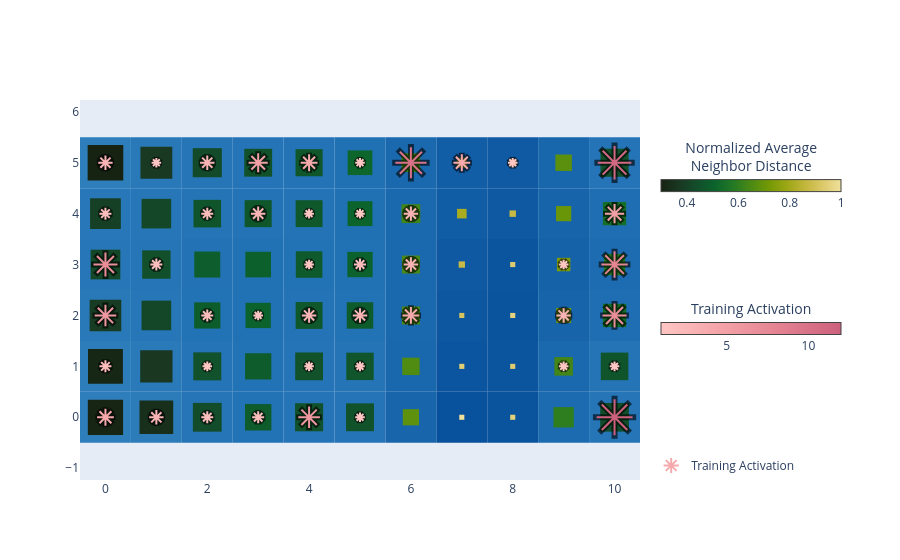

Source (notebook cell):
### Code cell
basin.pond() \
    .pad_layer() \
    .petal_layer() \
    .visualize();

### Figure 1 — Plotly figure (JSON) as saved in the notebook; plotly's stock layout.template omitted (floating-point values rounded to 4 significant figures)
{"data": [{"hoverinfo": "none", "marker": {"cmax": 1, "cmin": 0.3, "color": [0.3], "colorbar": {"len": 200, "lenmode": "pixels", "orientation": "h", "thickness": 12, "title": {"side": "top", "text": "Normalized Average<br>Neighbor Distance"}, "x": 1.02, "xanchor": "left", "y": 0.8, "yanchor": "middle"}, "colorscale": [[0, "rgb(23, 35, 18)"], [0.1, "rgb(25, 56, 34)"], [0.2, "rgb(18, 78, 43)"], [0.3, "rgb(11, 100, 44)"], [0.4, "rgb(35, 121, 36)"], [0.5, "rgb(75, 138, 20)"], [0.6, "rgb(116, 153, 5)"], [0.7, "rgb(157, 167, 21)"], [0.8, "rgb(194, 182, 59)"], [0.9, "rgb(221, 201, 106)"], [1, "rgb(239, 225, 156)"]], "showscale": true}, "mode": "markers", "showlegend": false, "type": "scatter", "x": [null], "y": [null]}, {"legendgroup": "petal", "marker": {"color": "black", "line": {"color": "black", "width": 6}, "opacity": 0.6, "size": [16.8, 14.4, 12.0, 12.0, 21.6, 9.6, 36.0, 12.0, 9.6, 9.6, 9.6, 9.6, 9.6, 21.6, 12.0, 9.6, 14.4, 14.4, 16.8, 14.4, 24.0, 24.0, 12.0, 9.6, 12.0, 14.4, 9.6, 26.4, 12.0, 12.0, 14.4, 9.6, 9.6, 14.4, 19.2, 14.4, 9.6, 14.4, 19.2, 16.8, 9.6, 31.2, 16.8, 9.6, 33.6], "symbol": "asterisk"}, "mode": "markers", "name": "Training Activation", "showlegend": false, "type": "scatter", "x": [0.0, 1.0, 2.0, 3.0, 4.0, 5.0, 10.0, 0.0, 2.0, 4.0, 5.0, 9.0, 10.0, 0.0, 2.0, 3.0, 4.0, 5.0, 6.0, 9.0, 10.0, 0.0, 1.0, 4.0, 5.0, 6.0, 9.0, 10.0, 0.0, 2.0, 3.0, 4.0, 5.0, 6.0, 10.0, 0.0, 1.0, 2.0, 3.0, 4.0, 5.0, 6.0, 7.0, 8.0, 10.0], "y": [0.0, 0.0, 0.0, 0.0, 0.0, 0.0, 0.0, 1.0, 1.0, 1.0, 1.0, 1.0, 1.0, 2.0, 2.0, 2.0, 2.0, 2.0, 2.0, 2.0, 2.0, 3.0, 3.0, 3.0, 3.0, 3.0, 3.0, 3.0, 4.0, 4.0, 4.0, 4.0, 4.0, 4.0, 4.0, 5.0, 5.0, 5.0, 5.0, 5.0, 5.0, 5.0, 5.0, 5.0, 5.0]}, {"legendgroup": "petal", "marker": {"cmax": 12, "cmin": 1, "color": [4, 3, 2, 2, 6, 1, 12, 2, 1, 1, 1, 1, 1, 6, 2, 1, 3, 3, 4, 3, 7, 7, 2, 1, 2, 3, 1, 8, 2, 2, 3, 1, 1, 3, 5, 3, 1, 3, 5, 4, 1, 10, 4, 1, 11], "colorbar": {"len": 200, "lenmode": "pixels", "orientation": "h", "thickness": 12, "title": {"side": "top", "text": "Training Activation"}, "x": 1.02, "xanchor": "left", "y": 0.4, "yanchor": "middle"}, "colorscale": [[0, "rgb(255, 198, 196)"], [0.3333, "rgb(244, 163, 168)"], [0.6667, "rgb(227, 129, 145)"], [1, "rgb(204, 96, 125)"]], "line": {"color": [4, 3, 2, 2, 6, 1, 12, 2, 1, 1, 1, 1, 1, 6, 2, 1, 3, 3, 4, 3, 7, 7, 2, 1, 2, 3, 1, 8, 2, 2, 3, 1, 1, 3, 5, 3, 1, 3, 5, 4, 1, 10, 4, 1, 11], "colorscale": [[0, "rgb(255, 198, 196)"], [0.3333, "rgb(244, 163, 168)"], [0.6667, "rgb(227, 129, 145)"], [1, "rgb(204, 96, 125)"]], "width": 2}, "opacity": 1, "showscale": true, "size": [14.0, 12.0, 10.0, 10.0, 18.0, 8.0, 30.0, 10.0, 8.0, 8.0, 8.0, 8.0, 8.0, 18.0, 10.0, 8.0, 12.0, 12.0, 14.0, 12.0, 20.0, 20.0, 10.0, 8.0, 10.0, 12.0, 8.0, 22.0, 10.0, 10.0, 12.0, 8.0, 8.0, 12.0, 16.0, 12.0, 8.0, 12.0, 16.0, 14.0, 8.0, 26.0, 14.0, 8.0, 28.0], "symbol": "asterisk"}, "mode": "markers", "name": "Training Activation", "type": "scatter", "x": [0.0, 1.0, 2.0, 3.0, 4.0, 5.0, 10.0, 0.0, 2.0, 4.0, 5.0, 9.0, 10.0, 0.0, 2.0, 3.0, 4.0, 5.0, 6.0, 9.0, 10.0, 0.0, 1.0, 4.0, 5.0, 6.0, 9.0, 10.0, 0.0, 2.0, 3.0, 4.0, 5.0, 6.0, 10.0, 0.0, 1.0, 2.0, 3.0, 4.0, 5.0, 6.0, 7.0, 8.0, 10.0], "y": [0.0, 0.0, 0.0, 0.0, 0.0, 0.0, 0.0, 1.0, 1.0, 1.0, 1.0, 1.0, 1.0, 2.0, 2.0, 2.0, 2.0, 2.0, 2.0, 2.0, 2.0, 3.0, 3.0, 3.0, 3.0, 3.0, 3.0, 3.0, 4.0, 4.0, 4.0, 4.0, 4.0, 4.0, 4.0, 5.0, 5.0, 5.0, 5.0, 5.0, 5.0, 5.0, 5.0, 5.0, 5.0]}], "layout": {"autosize": true, "legend": {"x": 1.02, "xanchor": "left", "y": 0, "yanchor": "bottom"}, "margin": {"r": 260}, "shapes": [{"fillcolor": "rgb(46, 126, 188)", "layer": "between", "line": {"width": 0}, "type": "rect", "x0": -0.5, "x1": 0.5, "xref": "x", "y0": -0.5, "y1": 0.5, "yref": "y"}, {"fillcolor": "rgb(44, 124, 186)", "layer": "between", "line": {"width": 0}, "type": "rect", "x0": 0.5, "x1": 1.5, "xref": "x", "y0": -0.5, "y1": 0.5, "yref": "y"}, {"fillcolor": "rgb(37, 117, 183)", "layer": "between", "line": {"width": 0}, "type": "rect", "x0": 1.5, "x1": 2.5, "xref": "x", "y0": -0.5, "y1": 0.5, "yref": "y"}, {"fillcolor": "rgb(34, 114, 182)", "layer": "between", "line": {"width": 0}, "type": "rect", "x0": 2.5, "x1": 3.5, "xref": "x", "y0": -0.5, "y1": 0.5, "yref": "y"}, {"fillcolor": "rgb(36, 116, 183)", "layer": "between", "line": {"width": 0}, "type": "rect", "x0": 3.5, "x1": 4.5, "xref": "x", "y0": -0.5, "y1": 0.5, "yref": "y"}, {"fillcolor": "rgb(36, 116, 183)", "layer": "between", "line": {"width": 0}, "type": "rect", "x0": 4.5, "x1": 5.5, "xref": "x", "y0": -0.5, "y1": 0.5, "yref": "y"}, {"fillcolor": "rgb(24, 101, 172)", "layer": "between", "line": {"width": 0}, "type": "rect", "x0": 5.5, "x1": 6.5, "xref": "x", "y0": -0.5, "y1": 0.5, "yref": "y"}, {"fillcolor": "rgb(8, 81, 156)", "layer": "between", "line": {"width": 0}, "type": "rect", "x0": 6.5, "x1": 7.5, "xref": "x", "y0": -0.5, "y1": 0.5, "yref": "y"}, {"fillcolor": "rgb(10, 84, 158)", "layer": "between", "line": {"width": 0}, "type": "rect", "x0": 7.5, "x1": 8.5, "xref": "x", "y0": -0.5, "y1": 0.5, "yref": "y"}, {"fillcolor": "rgb(28, 107, 176)", "layer": "between", "line": {"width": 0}, "type": "rect", "x0": 8.5, "x1": 9.5, "xref": "x", "y0": -0.5, "y1": 0.5, "yref": "y"}, {"fillcolor": "rgb(37, 117, 183)", "layer": "between", "line": {"width": 0}, "type": "rect", "x0": 9.5, "x1": 10.5, "xref": "x", "y0": -0.5, "y1": 0.5, "yref": "y"}, {"fillcolor": "rgb(45, 125, 187)", "layer": "between", "line": {"width": 0}, "type": "rect", "x0": -0.5, "x1": 0.5, "xref": "x", "y0": 0.5, "y1": 1.5, "yref": "y"}, {"fillcolor": "rgb(42, 122, 186)", "layer": "between", "line": {"width": 0}, "type": "rect", "x0": 0.5, "x1": 1.5, "xref": "x", "y0": 0.5, "y1": 1.5, "yref": "y"}, {"fillcolor": "rgb(36, 116, 183)", "layer": "between", "line": {"width": 0}, "type": "rect", "x0": 1.5, "x1": 2.5, "xref": "x", "y0": 0.5, "y1": 1.5, "yref": "y"}, {"fillcolor": "rgb(34, 114, 182)", "layer": "between", "line": {"width": 0}, "type": "rect", "x0": 2.5, "x1": 3.5, "xref": "x", "y0": 0.5, "y1": 1.5, "yref": "y"}, {"fillcolor": "rgb(36, 116, 183)", "layer": "between", "line": {"width": 0}, "type": "rect", "x0": 3.5, "x1": 4.5, "xref": "x", "y0": 0.5, "y1": 1.5, "yref": "y"}, {"fillcolor": "rgb(36, 116, 182)", "layer": "between", "line": {"width": 0}, "type": "rect", "x0": 4.5, "x1": 5.5, "xref": "x", "y0": 0.5, "y1": 1.5, "yref": "y"}, {"fillcolor": "rgb(25, 103, 173)", "layer": "between", "line": {"width": 0}, "type": "rect", "x0": 5.5, "x1": 6.5, "xref": "x", "y0": 0.5, "y1": 1.5, "yref": "y"}, {"fillcolor": "rgb(11, 84, 159)", "layer": "between", "line": {"width": 0}, "type": "rect", "x0": 6.5, "x1": 7.5, "xref": "x", "y0": 0.5, "y1": 1.5, "yref": "y"}, {"fillcolor": "rgb(11, 85, 159)", "layer": "between", "line": {"width": 0}, "type": "rect", "x0": 7.5, "x1": 8.5, "xref": "x", "y0": 0.5, "y1": 1.5, "yref": "y"}, {"fillcolor": "rgb(26, 104, 174)", "layer": "between", "line": {"width": 0}, "type": "rect", "x0": 8.5, "x1": 9.5, "xref": "x", "y0": 0.5, "y1": 1.5, "yref": "y"}, {"fillcolor": "rgb(36, 116, 182)", "layer": "between", "line": {"width": 0}, "type": "rect", "x0": 9.5, "x1": 10.5, "xref": "x", "y0": 0.5, "y1": 1.5, "yref": "y"}, {"fillcolor": "rgb(41, 121, 185)", "layer": "between", "line": {"width": 0}, "type": "rect", "x0": -0.5, "x1": 0.5, "xref": "x", "y0": 1.5, "y1": 2.5, "yref": "y"}, {"fillcolor": "rgb(38, 118, 184)", "layer": "between", "line": {"width": 0}, "type": "rect", "x0": 0.5, "x1": 1.5, "xref": "x", "y0": 1.5, "y1": 2.5, "yref": "y"}, {"fillcolor": "rgb(34, 114, 182)", "layer": "between", "line": {"width": 0}, "type": "rect", "x0": 1.5, "x1": 2.5, "xref": "x", "y0": 1.5, "y1": 2.5, "yref": "y"}, {"fillcolor": "rgb(33, 113, 181)", "layer": "between", "line": {"width": 0}, "type": "rect", "x0": 2.5, "x1": 3.5, "xref": "x", "y0": 1.5, "y1": 2.5, "yref": "y"}, {"fillcolor": "rgb(35, 115, 182)", "layer": "between", "line": {"width": 0}, "type": "rect", "x0": 3.5, "x1": 4.5, "xref": "x", "y0": 1.5, "y1": 2.5, "yref": "y"}, {"fillcolor": "rgb(34, 114, 182)", "layer": "between", "line": {"width": 0}, "type": "rect", "x0": 4.5, "x1": 5.5, "xref": "x", "y0": 1.5, "y1": 2.5, "yref": "y"}, {"fillcolor": "rgb(26, 104, 174)", "layer": "between", "line": {"width": 0}, "type": "rect", "x0": 5.5, "x1": 6.5, "xref": "x", "y0": 1.5, "y1": 2.5, "yref": "y"}, {"fillcolor": "rgb(12, 87, 160)", "layer": "between", "line": {"width": 0}, "type": "rect", "x0": 6.5, "x1": 7.5, "xref": "x", "y0": 1.5, "y1": 2.5, "yref": "y"}, {"fillcolor": "rgb(10, 84, 158)", "layer": "between", "line": {"width": 0}, "type": "rect", "x0": 7.5, "x1": 8.5, "xref": "x", "y0": 1.5, "y1": 2.5, "yref": "y"}, {"fillcolor": "rgb(23, 100, 171)", "layer": "between", "line": {"width": 0}, "type": "rect", "x0": 8.5, "x1": 9.5, "xref": "x", "y0": 1.5, "y1": 2.5, "yref": "y"}, {"fillcolor": "rgb(31, 110, 179)", "layer": "between", "line": {"width": 0}, "type": "rect", "x0": 9.5, "x1": 10.5, "xref": "x", "y0": 1.5, "y1": 2.5, "yref": "y"}, {"fillcolor": "rgb(39, 119, 184)", "layer": "between", "line": {"width": 0}, "type": "rect", "x0": -0.5, "x1": 0.5, "xref": "x", "y0": 2.5, "y1": 3.5, "yref": "y"}, {"fillcolor": "rgb(37, 117, 183)", "layer": "between", "line": {"width": 0}, "type": "rect", "x0": 0.5, "x1": 1.5, "xref": "x", "y0": 2.5, "y1": 3.5, "yref": "y"}, {"fillcolor": "rgb(34, 114, 181)", "layer": "between", "line": {"width": 0}, "type": "rect", "x0": 1.5, "x1": 2.5, "xref": "x", "y0": 2.5, "y1": 3.5, "yref": "y"}, {"fillcolor": "rgb(33, 113, 181)", "layer": "between", "line": {"width": 0}, "type": "rect", "x0": 2.5, "x1": 3.5, "xref": "x", "y0": 2.5, "y1": 3.5, "yref": "y"}, {"fillcolor": "rgb(34, 114, 182)", "layer": "between", "line": {"width": 0}, "type": "rect", "x0": 3.5, "x1": 4.5, "xref": "x", "y0": 2.5, "y1": 3.5, "yref": "y"}, {"fillcolor": "rgb(33, 113, 181)", "layer": "between", "line": {"width": 0}, "type": "rect", "x0": 4.5, "x1": 5.5, "xref": "x", "y0": 2.5, "y1": 3.5, "yref": "y"}, {"fillcolor": "rgb(26, 104, 174)", "layer": "between", "line": {"width": 0}, "type": "rect", "x0": 5.5, "x1": 6.5, "xref": "x", "y0": 2.5, "y1": 3.5, "yref": "y"}, {"fillcolor": "rgb(14, 89, 162)", "layer": "between", "line": {"width": 0}, "type": "rect", "x0": 6.5, "x1": 7.5, "xref": "x", "y0": 2.5, "y1": 3.5, "yref": "y"}, {"fillcolor": "rgb(11, 85, 159)", "layer": "between", "line": {"width": 0}, "type": "rect", "x0": 7.5, "x1": 8.5, "xref": "x", "y0": 2.5, "y1": 3.5, "yref": "y"}, {"fillcolor": "rgb(21, 98, 169)", "layer": "between", "line": {"width": 0}, "type": "rect", "x0": 8.5, "x1": 9.5, "xref": "x", "y0": 2.5, "y1": 3.5, "yref": "y"}, {"fillcolor": "rgb(29, 108, 177)", "layer": "between", "line": {"width": 0}, "type": "rect", "x0": 9.5, "x1": 10.5, "xref": "x", "y0": 2.5, "y1": 3.5, "yref": "y"}, {"fillcolor": "rgb(40, 120, 185)", "layer": "between", "line": {"width": 0}, "type": "rect", "x0": -0.5, "x1": 0.5, "xref": "x", "y0": 3.5, "y1": 4.5, "yref": "y"}, {"fillcolor": "rgb(38, 118, 184)", "layer": "between", "line": {"width": 0}, "type": "rect", "x0": 0.5, "x1": 1.5, "xref": "x", "y0": 3.5, "y1": 4.5, "yref": "y"}, {"fillcolor": "rgb(36, 116, 182)", "layer": "between", "line": {"width": 0}, "type": "rect", "x0": 1.5, "x1": 2.5, "xref": "x", "y0": 3.5, "y1": 4.5, "yref": "y"}, {"fillcolor": "rgb(35, 115, 182)", "layer": "between", "line": {"width": 0}, "type": "rect", "x0": 2.5, "x1": 3.5, "xref": "x", "y0": 3.5, "y1": 4.5, "yref": "y"}, {"fillcolor": "rgb(35, 115, 182)", "layer": "between", "line": {"width": 0}, "type": "rect", "x0": 3.5, "x1": 4.5, "xref": "x", "y0": 3.5, "y1": 4.5, "yref": "y"}, {"fillcolor": "rgb(32, 112, 180)", "layer": "between", "line": {"width": 0}, "type": "rect", "x0": 4.5, "x1": 5.5, "xref": "x", "y0": 3.5, "y1": 4.5, "yref": "y"}, {"fillcolor": "rgb(26, 105, 174)", "layer": "between", "line": {"width": 0}, "type": "rect", "x0": 5.5, "x1": 6.5, "xref": "x", "y0": 3.5, "y1": 4.5, "yref": "y"}, {"fillcolor": "rgb(17, 93, 165)", "layer": "between", "line": {"width": 0}, "type": "rect", "x0": 6.5, "x1": 7.5, "xref": "x", "y0": 3.5, "y1": 4.5, "yref": "y"}, {"fillcolor": "rgb(14, 89, 162)", "layer": "between", "line": {"width": 0}, "type": "rect", "x0": 7.5, "x1": 8.5, "xref": "x", "y0": 3.5, "y1": 4.5, "yref": "y"}, {"fillcolor": "rgb(23, 100, 171)", "layer": "between", "line": {"width": 0}, "type": "rect", "x0": 8.5, "x1": 9.5, "xref": "x", "y0": 3.5, "y1": 4.5, "yref": "y"}, {"fillcolor": "rgb(31, 110, 179)", "layer": "between", "line": {"width": 0}, "type": "rect", "x0": 9.5, "x1": 10.5, "xref": "x", "y0": 3.5, "y1": 4.5, "yref": "y"}, {"fillcolor": "rgb(46, 126, 188)", "layer": "between", "line": {"width": 0}, "type": "rect", "x0": -0.5, "x1": 0.5, "xref": "x", "y0": 4.5, "y1": 5.5, "yref": "y"}, {"fillcolor": "rgb(41, 121, 185)", "layer": "between", "line": {"width": 0}, "type": "rect", "x0": 0.5, "x1": 1.5, "xref": "x", "y0": 4.5, "y1": 5.5, "yref": "y"}, {"fillcolor": "rgb(38, 118, 183)", "layer": "between", "line": {"width": 0}, "type": "rect", "x0": 1.5, "x1": 2.5, "xref": "x", "y0": 4.5, "y1": 5.5, "yref": "y"}, {"fillcolor": "rgb(36, 116, 183)", "layer": "between", "line": {"width": 0}, "type": "rect", "x0": 2.5, "x1": 3.5, "xref": "x", "y0": 4.5, "y1": 5.5, "yref": "y"}, {"fillcolor": "rgb(35, 115, 182)", "layer": "between", "line": {"width": 0}, "type": "rect", "x0": 3.5, "x1": 4.5, "xref": "x", "y0": 4.5, "y1": 5.5, "yref": "y"}, {"fillcolor": "rgb(32, 112, 180)", "layer": "between", "line": {"width": 0}, "type": "rect", "x0": 4.5, "x1": 5.5, "xref": "x", "y0": 4.5, "y1": 5.5, "yref": "y"}, {"fillcolor": "rgb(26, 105, 174)", "layer": "between", "line": {"width": 0}, "type": "rect", "x0": 5.5, "x1": 6.5, "xref": "x", "y0": 4.5, "y1": 5.5, "yref": "y"}, {"fillcolor": "rgb(18, 94, 166)", "layer": "between", "line": {"width": 0}, "type": "rect", "x0": 6.5, "x1": 7.5, "xref": "x", "y0": 4.5, "y1": 5.5, "yref": "y"}, {"fillcolor": "rgb(15, 90, 163)", "layer": "between", "line": {"width": 0}, "type": "rect", "x0": 7.5, "x1": 8.5, "xref": "x", "y0": 4.5, "y1": 5.5, "yref": "y"}, {"fillcolor": "rgb(24, 102, 172)", "layer": "between", "line": {"width": 0}, "type": "rect", "x0": 8.5, "x1": 9.5, "xref": "x", "y0": 4.5, "y1": 5.5, "yref": "y"}, {"fillcolor": "rgb(36, 116, 183)", "layer": "between", "line": {"width": 0}, "type": "rect", "x0": 9.5, "x1": 10.5, "xref": "x", "y0": 4.5, "y1": 5.5, "yref": "y"}, {"fillcolor": "rgb(23, 37, 20)", "layer": "between", "line": {"width": 0}, "type": "rect", "x0": -0.3462, "x1": 0.3462, "xref": "x", "y0": -0.3462, "y1": 0.3462, "yref": "y"}, {"fillcolor": "rgb(24, 47, 27)", "layer": "between", "line": {"width": 0}, "type": "rect", "x0": 0.6692, "x1": 1.331, "xref": "x", "y0": -0.3308, "y1": 0.3308, "yref": "y"}, {"fillcolor": "rgb(19, 76, 42)", "layer": "between", "line": {"width": 0}, "type": "rect", "x0": 1.717, "x1": 2.283, "xref": "x", "y0": -0.2826, "y1": 0.2826, "yref": "y"}, {"fillcolor": "rgb(14, 91, 44)", "layer": "between", "line": {"width": 0}, "type": "rect", "x0": 2.74, "x1": 3.26, "xref": "x", "y0": -0.2596, "y1": 0.2596, "yref": "y"}, {"fillcolor": "rgb(17, 81, 43)", "layer": "between", "line": {"width": 0}, "type": "rect", "x0": 3.724, "x1": 4.276, "xref": "x", "y0": -0.2756, "y1": 0.2756, "yref": "y"}, {"fillcolor": "rgb(17, 82, 43)", "layer": "between", "line": {"width": 0}, "type": "rect", "x0": 4.726, "x1": 5.274, "xref": "x", "y0": -0.2739, "y1": 0.2739, "yref": "y"}, {"fillcolor": "rgb(94, 145, 13)", "layer": "between", "line": {"width": 0}, "type": "rect", "x0": 5.841, "x1": 6.159, "xref": "x", "y0": -0.1591, "y1": 0.1591, "yref": "y"}, {"fillcolor": "rgb(239, 225, 156)", "layer": "between", "line": {"width": 0}, "type": "rect", "x0": 6.95, "x1": 7.05, "xref": "x", "y0": -0.05, "y1": 0.05, "yref": "y"}, {"fillcolor": "rgb(227, 208, 122)", "layer": "between", "line": {"width": 0}, "type": "rect", "x0": 7.95, "x1": 8.05, "xref": "x", "y0": -0.05, "y1": 0.05, "yref": "y"}, {"fillcolor": "rgb(46, 126, 32)", "layer": "between", "line": {"width": 0}, "type": "rect", "x0": 8.8, "x1": 9.2, "xref": "x", "y0": -0.2003, "y1": 0.2003, "yref": "y"}, {"fillcolor": "rgb(18, 77, 43)", "layer": "between", "line": {"width": 0}, "type": "rect", "x0": 9.719, "x1": 10.28, "xref": "x", "y0": -0.2815, "y1": 0.2815, "yref": "y"}, {"fillcolor": "rgb(23, 39, 21)", "layer": "between", "line": {"width": 0}, "type": "rect", "x0": -0.3428, "x1": 0.3428, "xref": "x", "y0": 0.6572, "y1": 1.343, "yref": "y"}, {"fillcolor": "rgb(25, 55, 33)", "layer": "between", "line": {"width": 0}, "type": "rect", "x0": 0.6828, "x1": 1.317, "xref": "x", "y0": 0.6828, "y1": 1.317, "yref": "y"}, {"fillcolor": "rgb(17, 81, 43)", "layer": "between", "line": {"width": 0}, "type": "rect", "x0": 1.725, "x1": 2.275, "xref": "x", "y0": 0.7251, "y1": 1.275, "yref": "y"}, {"fillcolor": "rgb(14, 92, 44)", "layer": "between", "line": {"width": 0}, "type": "rect", "x0": 2.742, "x1": 3.258, "xref": "x", "y0": 0.7422, "y1": 1.258, "yref": "y"}, {"fillcolor": "rgb(17, 82, 43)", "layer": "between", "line": {"width": 0}, "type": "rect", "x0": 3.727, "x1": 4.273, "xref": "x", "y0": 0.7268, "y1": 1.273, "yref": "y"}, {"fillcolor": "rgb(16, 85, 43)", "layer": "between", "line": {"width": 0}, "type": "rect", "x0": 4.731, "x1": 5.269, "xref": "x", "y0": 0.731, "y1": 1.269, "yref": "y"}, {"fillcolor": "rgb(80, 140, 18)", "layer": "between", "line": {"width": 0}, "type": "rect", "x0": 5.829, "x1": 6.171, "xref": "x", "y0": 0.8291, "y1": 1.171, "yref": "y"}, {"fillcolor": "rgb(225, 207, 118)", "layer": "between", "line": {"width": 0}, "type": "rect", "x0": 6.95, "x1": 7.05, "xref": "x", "y0": 0.95, "y1": 1.05, "yref": "y"}, {"fillcolor": "rgb(223, 204, 111)", "layer": "between", "line": {"width": 0}, "type": "rect", "x0": 7.95, "x1": 8.05, "xref": "x", "y0": 0.95, "y1": 1.05, "yref": "y"}, {"fillcolor": "rgb(67, 134, 23)", "layer": "between", "line": {"width": 0}, "type": "rect", "x0": 8.818, "x1": 9.182, "xref": "x", "y0": 0.8178, "y1": 1.182, "yref": "y"}, {"fillcolor": "rgb(16, 84, 43)", "layer": "between", "line": {"width": 0}, "type": "rect", "x0": 9.729, "x1": 10.27, "xref": "x", "y0": 0.7293, "y1": 1.271, "yref": "y"}, {"fillcolor": "rgb(24, 59, 35)", "layer": "between", "line": {"width": 0}, "type": "rect", "x0": -0.3102, "x1": 0.3102, "xref": "x", "y0": 1.69, "y1": 2.31, "yref": "y"}, {"fillcolor": "rgb(20, 71, 40)", "layer": "between", "line": {"width": 0}, "type": "rect", "x0": 0.7091, "x1": 1.291, "xref": "x", "y0": 1.709, "y1": 2.291, "yref": "y"}, {"fillcolor": "rgb(13, 92, 44)", "layer": "between", "line": {"width": 0}, "type": "rect", "x0": 1.743, "x1": 2.257, "xref": "x", "y0": 1.743, "y1": 2.257, "yref": "y"}, {"fillcolor": "rgb(12, 98, 44)", "layer": "between", "line": {"width": 0}, "type": "rect", "x0": 2.752, "x1": 3.248, "xref": "x", "y0": 1.752, "y1": 2.248, "yref": "y"}, {"fillcolor": "rgb(15, 88, 43)", "layer": "between", "line": {"width": 0}, "type": "rect", "x0": 3.736, "x1": 4.264, "xref": "x", "y0": 1.736, "y1": 2.264, "yref": "y"}, {"fillcolor": "rgb(14, 91, 44)", "layer": "between", "line": {"width": 0}, "type": "rect", "x0": 4.74, "x1": 5.26, "xref": "x", "y0": 1.74, "y1": 2.26, "yref": "y"}, {"fillcolor": "rgb(72, 137, 21)", "layer": "between", "line": {"width": 0}, "type": "rect", "x0": 5.823, "x1": 6.177, "xref": "x", "y0": 1.823, "y1": 2.177, "yref": "y"}, {"fillcolor": "rgb(214, 196, 94)", "layer": "between", "line": {"width": 0}, "type": "rect", "x0": 6.95, "x1": 7.05, "xref": "x", "y0": 1.95, "y1": 2.05, "yref": "y"}, {"fillcolor": "rgb(228, 210, 125)", "layer": "between", "line": {"width": 0}, "type": "rect", "x0": 7.95, "x1": 8.05, "xref": "x", "y0": 1.95, "y1": 2.05, "yref": "y"}, {"fillcolor": "rgb(109, 150, 8)", "layer": "between", "line": {"width": 0}, "type": "rect", "x0": 8.854, "x1": 9.146, "xref": "x", "y0": 1.854, "y1": 2.146, "yref": "y"}, {"fillcolor": "rgb(22, 109, 40)", "layer": "between", "line": {"width": 0}, "type": "rect", "x0": 9.771, "x1": 10.23, "xref": "x", "y0": 1.771, "y1": 2.229, "yref": "y"}, {"fillcolor": "rgb(20, 71, 40)", "layer": "between", "line": {"width": 0}, "type": "rect", "x0": -0.2919, "x1": 0.2919, "xref": "x", "y0": 2.708, "y1": 3.292, "yref": "y"}, {"fillcolor": "rgb(18, 79, 43)", "layer": "between", "line": {"width": 0}, "type": "rect", "x0": 0.7213, "x1": 1.279, "xref": "x", "y0": 2.721, "y1": 3.279, "yref": "y"}, {"fillcolor": "rgb(13, 94, 44)", "layer": "between", "line": {"width": 0}, "type": "rect", "x0": 1.745, "x1": 2.255, "xref": "x", "y0": 2.745, "y1": 3.255, "yref": "y"}, {"fillcolor": "rgb(12, 96, 44)", "layer": "between", "line": {"width": 0}, "type": "rect", "x0": 2.748, "x1": 3.252, "xref": "x", "y0": 2.748, "y1": 3.252, "yref": "y"}, {"fillcolor": "rgb(14, 90, 44)", "layer": "between", "line": {"width": 0}, "type": "rect", "x0": 3.739, "x1": 4.261, "xref": "x", "y0": 2.739, "y1": 3.261, "yref": "y"}, {"fillcolor": "rgb(12, 98, 44)", "layer": "between", "line": {"width": 0}, "type": "rect", "x0": 4.752, "x1": 5.248, "xref": "x", "y0": 2.752, "y1": 3.248, "yref": "y"}, {"fillcolor": "rgb(73, 137, 21)", "layer": "between", "line": {"width": 0}, "type": "rect", "x0": 5.824, "x1": 6.176, "xref": "x", "y0": 2.824, "y1": 3.176, "yref": "y"}, {"fillcolor": "rgb(200, 186, 70)", "layer": "between", "line": {"width": 0}, "type": "rect", "x0": 6.938, "x1": 7.062, "xref": "x", "y0": 2.938, "y1": 3.062, "yref": "y"}, {"fillcolor": "rgb(223, 204, 113)", "layer": "between", "line": {"width": 0}, "type": "rect", "x0": 7.95, "x1": 8.05, "xref": "x", "y0": 2.95, "y1": 3.05, "yref": "y"}, {"fillcolor": "rgb(126, 156, 9)", "layer": "between", "line": {"width": 0}, "type": "rect", "x0": 8.868, "x1": 9.132, "xref": "x", "y0": 2.868, "y1": 3.132, "yref": "y"}, {"fillcolor": "rgb(35, 121, 36)", "layer": "between", "line": {"width": 0}, "type": "rect", "x0": 9.79, "x1": 10.21, "xref": "x", "y0": 2.79, "y1": 3.21, "yref": "y"}, {"fillcolor": "rgb(22, 64, 37)", "layer": "between", "line": {"width": 0}, "type": "rect", "x0": -0.3018, "x1": 0.3018, "xref": "x", "y0": 3.698, "y1": 4.302, "yref": "y"}, {"fillcolor": "rgb(20, 71, 40)", "layer": "between", "line": {"width": 0}, "type": "rect", "x0": 0.7096, "x1": 1.29, "xref": "x", "y0": 3.71, "y1": 4.29, "yref": "y"}, {"fillcolor": "rgb(16, 84, 43)", "layer": "between", "line": {"width": 0}, "type": "rect", "x0": 1.729, "x1": 2.271, "xref": "x", "y0": 3.729, "y1": 4.271, "yref": "y"}, {"fillcolor": "rgb(15, 87, 43)", "layer": "between", "line": {"width": 0}, "type": "rect", "x0": 2.735, "x1": 3.265, "xref": "x", "y0": 3.735, "y1": 4.265, "yref": "y"}, {"fillcolor": "rgb(15, 88, 43)", "layer": "between", "line": {"width": 0}, "type": "rect", "x0": 3.736, "x1": 4.264, "xref": "x", "y0": 3.736, "y1": 4.264, "yref": "y"}, {"fillcolor": "rgb(11, 100, 44)", "layer": "between", "line": {"width": 0}, "type": "rect", "x0": 4.756, "x1": 5.244, "xref": "x", "y0": 3.756, "y1": 4.244, "yref": "y"}, {"fillcolor": "rgb(64, 133, 24)", "layer": "between", "line": {"width": 0}, "type": "rect", "x0": 5.815, "x1": 6.185, "xref": "x", "y0": 3.815, "y1": 4.185, "yref": "y"}, {"fillcolor": "rgb(169, 172, 33)", "layer": "between", "line": {"width": 0}, "type": "rect", "x0": 6.906, "x1": 7.094, "xref": "x", "y0": 3.906, "y1": 4.094, "yref": "y"}, {"fillcolor": "rgb(199, 186, 68)", "layer": "between", "line": {"width": 0}, "type": "rect", "x0": 7.937, "x1": 8.063, "xref": "x", "y0": 3.937, "y1": 4.063, "yref": "y"}, {"fillcolor": "rgb(105, 149, 9)", "layer": "between", "line": {"width": 0}, "type": "rect", "x0": 8.851, "x1": 9.149, "xref": "x", "y0": 3.851, "y1": 4.149, "yref": "y"}, {"fillcolor": "rgb(22, 110, 40)", "layer": "between", "line": {"width": 0}, "type": "rect", "x0": 9.772, "x1": 10.23, "xref": "x", "y0": 3.772, "y1": 4.228, "yref": "y"}, {"fillcolor": "rgb(23, 35, 18)", "layer": "between", "line": {"width": 0}, "type": "rect", "x0": -0.35, "x1": 0.35, "xref": "x", "y0": 4.65, "y1": 5.35, "yref": "y"}, {"fillcolor": "rgb(25, 57, 35)", "layer": "between", "line": {"width": 0}, "type": "rect", "x0": 0.6872, "x1": 1.313, "xref": "x", "y0": 4.687, "y1": 5.313, "yref": "y"}, {"fillcolor": "rgb(19, 74, 42)", "layer": "between", "line": {"width": 0}, "type": "rect", "x0": 1.714, "x1": 2.286, "xref": "x", "y0": 4.714, "y1": 5.286, "yref": "y"}, {"fillcolor": "rgb(17, 82, 43)", "layer": "between", "line": {"width": 0}, "type": "rect", "x0": 2.726, "x1": 3.274, "xref": "x", "y0": 4.726, "y1": 5.274, "yref": "y"}, {"fillcolor": "rgb(15, 87, 43)", "layer": "between", "line": {"width": 0}, "type": "rect", "x0": 3.734, "x1": 4.266, "xref": "x", "y0": 4.734, "y1": 5.266, "yref": "y"}, {"fillcolor": "rgb(13, 102, 43)", "layer": "between", "line": {"width": 0}, "type": "rect", "x0": 4.758, "x1": 5.242, "xref": "x", "y0": 4.758, "y1": 5.242, "yref": "y"}, {"fillcolor": "rgb(65, 134, 24)", "layer": "between", "line": {"width": 0}, "type": "rect", "x0": 5.816, "x1": 6.184, "xref": "x", "y0": 4.816, "y1": 5.184, "yref": "y"}, {"fillcolor": "rgb(162, 169, 26)", "layer": "between", "line": {"width": 0}, "type": "rect", "x0": 6.899, "x1": 7.101, "xref": "x", "y0": 4.899, "y1": 5.101, "yref": "y"}, {"fillcolor": "rgb(190, 180, 55)", "layer": "between", "line": {"width": 0}, "type": "rect", "x0": 7.926, "x1": 8.074, "xref": "x", "y0": 4.926, "y1": 5.074, "yref": "y"}, {"fillcolor": "rgb(91, 144, 14)", "layer": "between", "line": {"width": 0}, "type": "rect", "x0": 8.838, "x1": 9.162, "xref": "x", "y0": 4.838, "y1": 5.162, "yref": "y"}, {"fillcolor": "rgb(17, 80, 43)", "layer": "between", "line": {"width": 0}, "type": "rect", "x0": 9.724, "x1": 10.28, "xref": "x", "y0": 4.724, "y1": 5.276, "yref": "y"}], "showlegend": true, "xaxis": {"constrain": "domain", "range": [-0.5, 10.5], "scaleanchor": "y", "showgrid": false, "zeroline": false}, "yaxis": {"range": [-0.5, 5.5], "showgrid": false, "zeroline": false}}}
